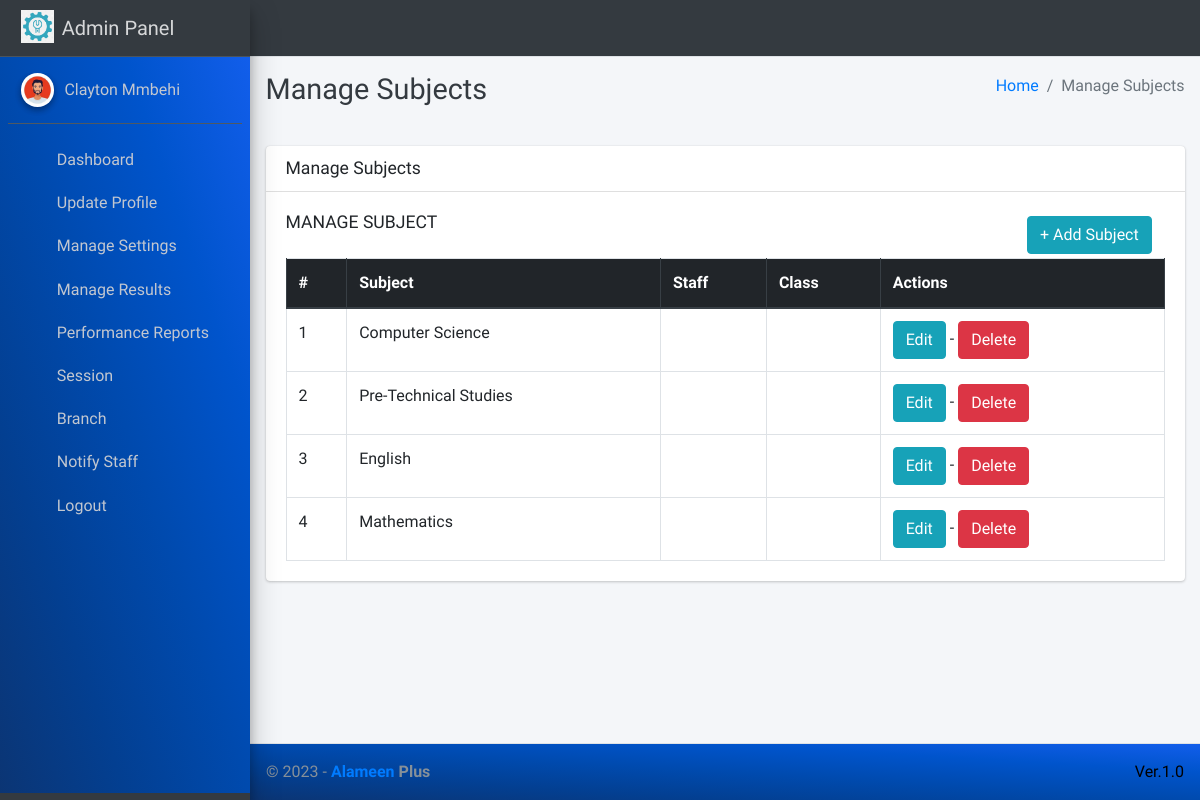
The app's page /subject/manage/ (signed in) with its own data.
### main_app/models.py (models this page shows, shortened)
class CustomUser(AbstractUser):
    USER_TYPE = ((1, "HOD"), (2, "Staff"), (3, "Student"))
    GENDER = [("M", "Male"), ("F", "Female")]
    username = None  # Removed username, using email instead
    email = models.EmailField(unique=True)
    user_type = models.CharField(default=1, choices=USER_TYPE, max_length=1)
    gender = models.CharField(max_length=1, choices=GENDER)
    profile_pic = models.ImageField()
    created_at = models.DateTimeField(auto_now_add=True)
    updated_at = models.DateTimeField(auto_now=True)
    USERNAME_FIELD = "email"
    REQUIRED_FIELDS = []
    objects = CustomUserManager()
    def __str__(self):
        return  self.first_name + " " + self.last_name

class Subject(models.Model):
    name = models.CharField(max_length=120)
    updated_at = models.DateTimeField(auto_now=True)
    created_at = models.DateTimeField(auto_now_add=True)

### main_app/hod_views.py (the view)
# urls.py: path("subject/manage/", hod_views.manage_subject, name='manage_subject'),
@login_required(redirect_field_name="user_login")
def manage_subject(request):
    subjects = Subject.objects.all()
    context = {
        'subjects': subjects,
        'page_title': 'Manage Subjects'
    }
    return render(request, "hod_template/manage_subject.html", context)

### main_app/templates/hod_template/manage_subject.html
{% extends 'main_app/base.html' %}
{% load static %}
{% block page_title %}{{page_title}}{% endblock page_title %}
{% block content %}
<section class="content">
    <div class="container-fluid">
        <div class="row">
            <div class="col-md-12">
                <div class="card">
                    <div class="card-header">
                        <h3 class="card-title">{{page_title}}</h3>
                    </div>
                    <div class="card-body">
                        <div class="row">
                            <div class="col-md-10">
                                <h3 class="card-title">MANAGE SUBJECT</h3>
                            </div>
                            <div class="col-md-2 p-1">
                                <a class="btn btn-info" href="{% url 'add_subject' %}"> + Add Subject</a>
                            </div>
                        </div>
                        <table id="example2" class="table table-bordered table-hover">
                            <thead class="thead-dark">
                                <tr>
                                    <th>#</th>
                                    <th>Subject</th>
                                    <th>Staff</th>
                                    <th>Class</th>
                                    <th>Actions</th>
                                </tr>
                            </thead>
                            <tbody>
                                {% for subject in subjects %}
                                <tr>
                                    <td>{{ forloop.counter }}</td>
                                    <td>{{subject.name}}</td>
                                    <td>{{subject.staff.admin}}</td>
                                    <td>{{subject.class_name}}</td>
                                    <td>
                                        <a href="{% url 'edit_subject' subject.id %}" class="btn btn-info">Edit</a> -
                                        <a href="{% url 'delete_subject' subject.id %}" onclick="return confirm('Are you sure you want to delete this ?')" class="btn btn-danger">Delete</a>
                                    </td>
                                </tr>
                                {% endfor %}
                            </tbody>
                        </table>
                    </div>
                </div>
            </div>
        </div>
    </div>
</section>
{% endblock content %}

### main_app/templates/main_app/sidebar_template.html (shortened to what this page needs)
{% load static %}
<aside class="main-sidebar sidebar-dark-info elevation-4">
    {% if request.user.user_type == '1' %}
    <a href="{% url 'admin_home' %}" class="brand-link">
        <img src="{% static 'dist/img/virusx.png' %} " alt="Alameen Plus Logo"
            class="brand-image " >
        <span class="brand-text font-weight-light" >Admin Panel</span>
    </a>
    <div class="sidebar" style="background-image: linear-gradient(to right top, #0b3574, #033f91, #004aae, #0054cc, #125eeb);">
        <div class="user-panel mt-3 pb-3 mb-3 d-flex">
            <div class="image">
                <img src="{{ request.user.profile_pic}}" class="img-circle elevation-2" alt="User Image">
            </div>
            <div class="info">
                <a href="#" class="d-block">{{user}}</a>
            </div>
        </div>
        <nav class="mt-2">
            <ul class="nav nav-pills nav-sidebar flex-column" data-widget="treeview" role="menu" data-accordion="false">
                <li class="nav-item">
                    {% url 'admin_home' as admin_home %}
                    <a href="{{admin_home}}" class="nav-link {% if admin_home == request.path %} active {% endif %}">
                        <i class="nav-icon fas fa-home"></i>
                        <p>
                            Dashboard
                        </p>
                    </a>
                </li>
                <li class="nav-item">
                    {% url 'admin_view_profile' as admin_view_profile %}
                    <a href="{{admin_view_profile}}"
                        class="nav-link {% if admin_view_profile == request.path %} active {% endif %}">
                        <i class="nav-icon fas fa-address-card"></i>
                        <p>
                            Update Profile
                        </p>
                    </a>
                </li>
                <li class="nav-item has-treeview">
                    <a href="#" class="nav-link" >
                        <i class="nav-icon fas fa-cogs"></i>
                        <p>
                            Manage Settings
                            <i class="fas fa-angle-left right"></i>
                        </p>
                    </a>
                </li>
<li class="nav-item has-treeview">
    <a href="#" class="nav-link" >
        <i class="nav-icon fas fa-check"></i>
        <p>
            Manage Results
            <i class="fas fa-angle-left right"></i>
        </p>
    </a>
</li>
                <li class="nav-item has-treeview">
                    <a href="#" class="nav-link" >
                        <i class="nav-icon far fa-file"></i>
                        <p>
                            Performance Reports
                            <i class="fas fa-angle-left right"></i>
                        </p>
                    </a>
                </li>
                <li class="nav-item has-treeview">
                    <a href="#" class="nav-link">
                        <i  class="nav-icon far fa-calendar-alt"></i>
                        <p>
                            Session
                            <i class="fas fa-angle-left right"></i>
                        </p>
                    </a>
                </li>
                <li class="nav-item has-treeview">
                    <a href="#" class="nav-link" >
                        <i class="nav-icon fas fa-bookmark"></i>
                        <p>
                            Branch
                            <i class="fas fa-angle-left right"></i>
                        </p>
                    </a>
                </li>
                <li class="nav-item">
                    {% url 'admin_notify_staff' as admin_notify_staff %}
                    <a href="{{admin_notify_staff}}"
                        class="nav-link {% if admin_notify_staff == request.path %} active {% endif %}">
                        <i class="nav-icon far fa-bell"></i>
                        <p>
                            Notify Staff
                        </p>
                    </a>
                </li>
                            {% endif %}
                    <li class="nav-item">
                        <a href="{% url 'user_logout' %}"
                            onclick="return confirm('Your session would be terminated.\n\nProceed?')"
                            class="nav-link">
                            <i  style="color: #ff0000"  class="nav-icon fas fa-power-off"></i>
                            <p>
                                Logout
                            </p>
                        </a>
                    </li>
            </ul>
        </nav>
    </div>
</aside>

### records on screen
CustomUser: user.profile_pic (picture), first_name+last_name "Clayton Mmbehi"
Subject: name "Computer Science"
Subject: name "Pre-Technical Studies"
Subject: name "English"
Subject: name "Mathematics"

### other values on screen
{{ page_title }} "Manage Subjects"
